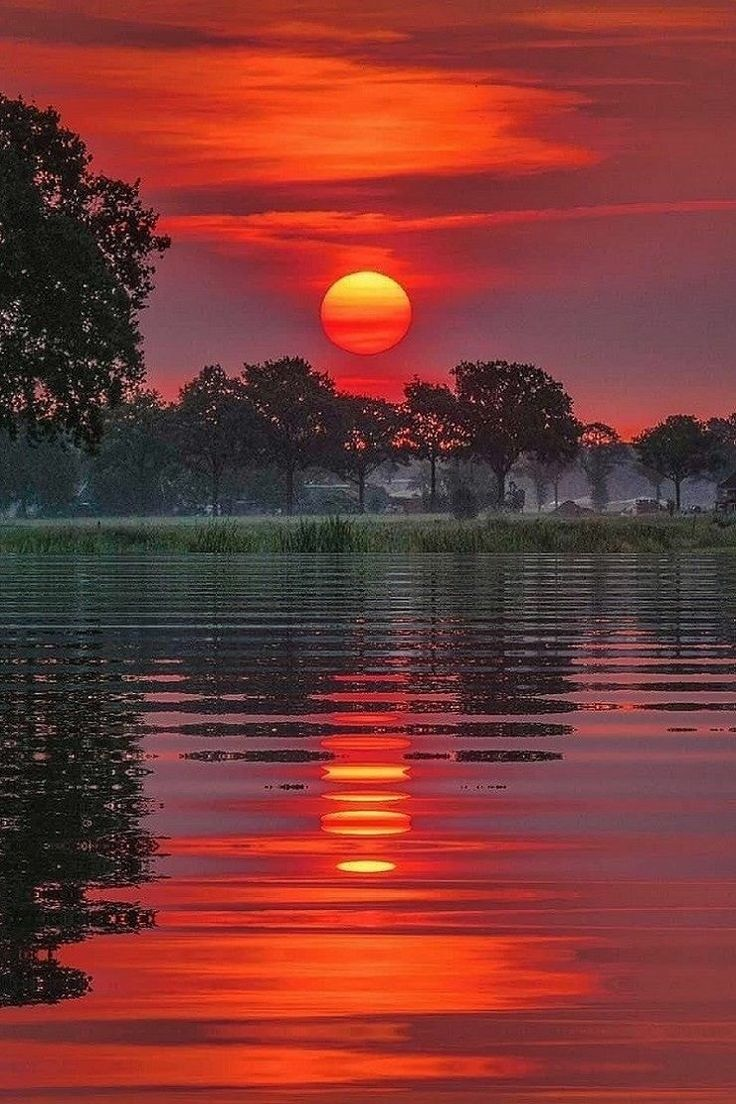
#> input picture goruntu işleme/indir.jpeg, 736 x 1104 px
$ python '8-Eşikleme.py'
#> lines starting #> are read from the running program, lines starting #| are printed output that depends on the picture; after the words box and inside, x2 and y2 are one past the last pixel; in counts of white or black regions, pixels touching at a corner belong together
import os
import numpy as np
from PIL import Image
import matplotlib.pyplot as \
    plt

def apply_thresholding(image, threshold=128):
    return np.where(image > threshold, 255, 0).astype(np.uint8)

image_path = "indir.jpeg"

if os.path.exists(image_path):
    image = np.array(Image.open(image_path).convert("L"))
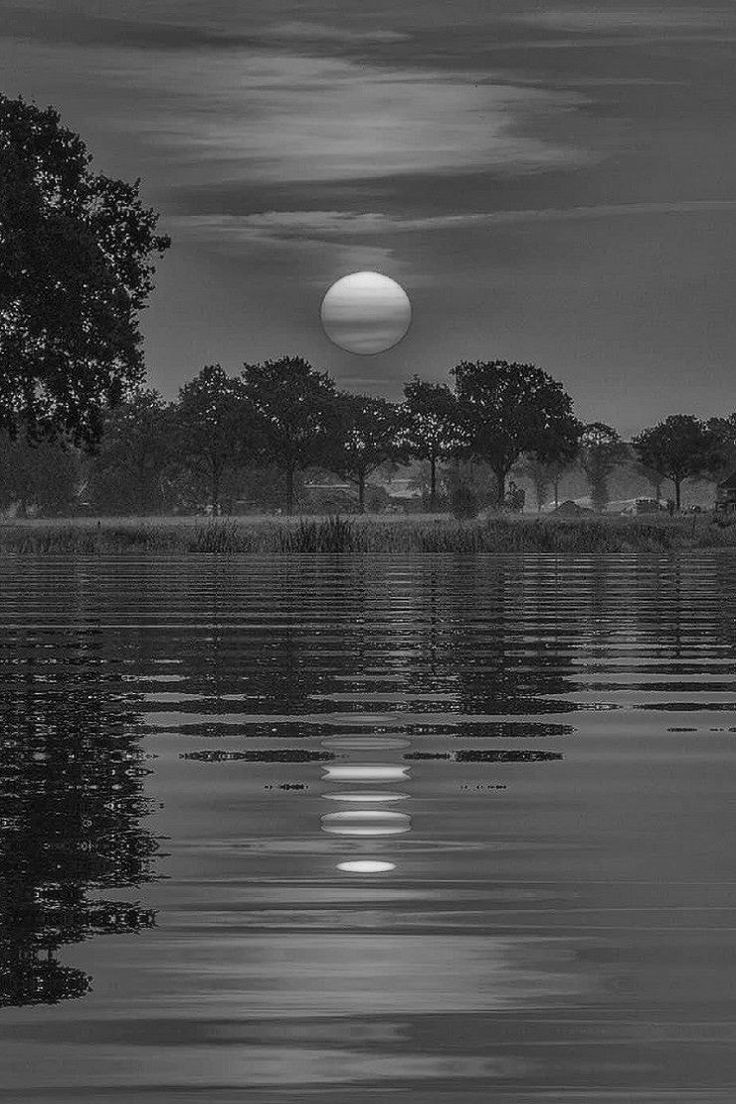
#> image: shape (1104, 736); min 0, max 255, mean 75.1
    thresholded_image = apply_thresholding(image)
#> in apply_thresholding, `return np.where(image > threshold, 255, 0).astype(np.uint8)`:
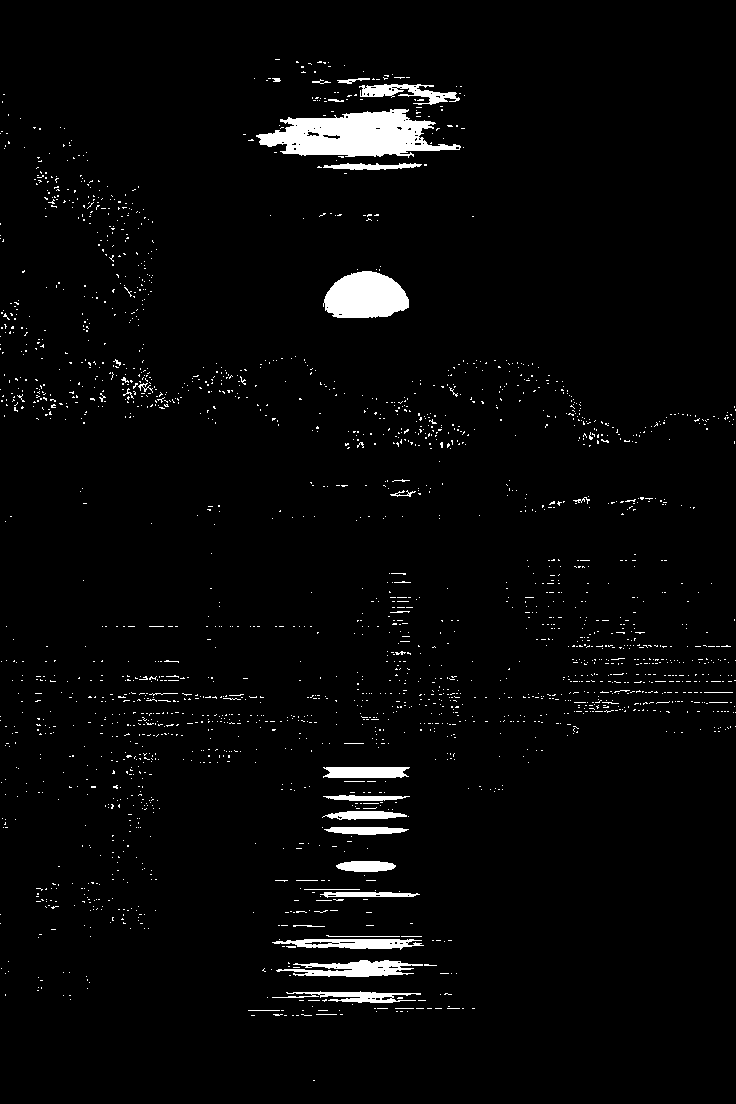
#> returned value: shape (1104, 736); 2.9% white; 2280 white regions (2240 under 20 px), largest, box (x1, y1, x2, y2) and area: (256, 109, 461, 158) 5904, (323, 271, 409, 318) 3096, (276, 960, 423, 977) 1384

    plt.subplot(1, 2, 1), plt.imshow(image, cmap="gray"), plt.title("Orijinal Görüntü"), plt.axis("off")
    plt.subplot(1, 2, 2), plt.imshow(thresholded_image, cmap="gray"), plt.title(f"Eşikleme (Threshold: 128)"), plt.axis("off")
    plt.show()
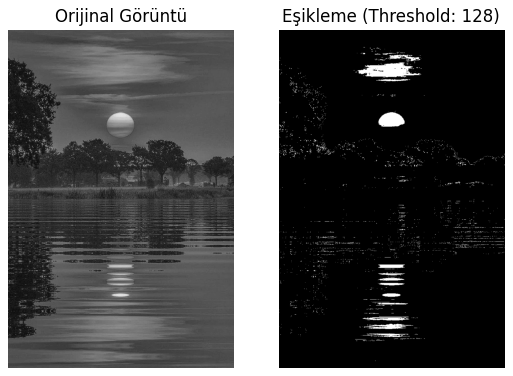
#> figure drawn by matplotlib, 2 panels
else:
    print("Dosya bulunamadı.")
